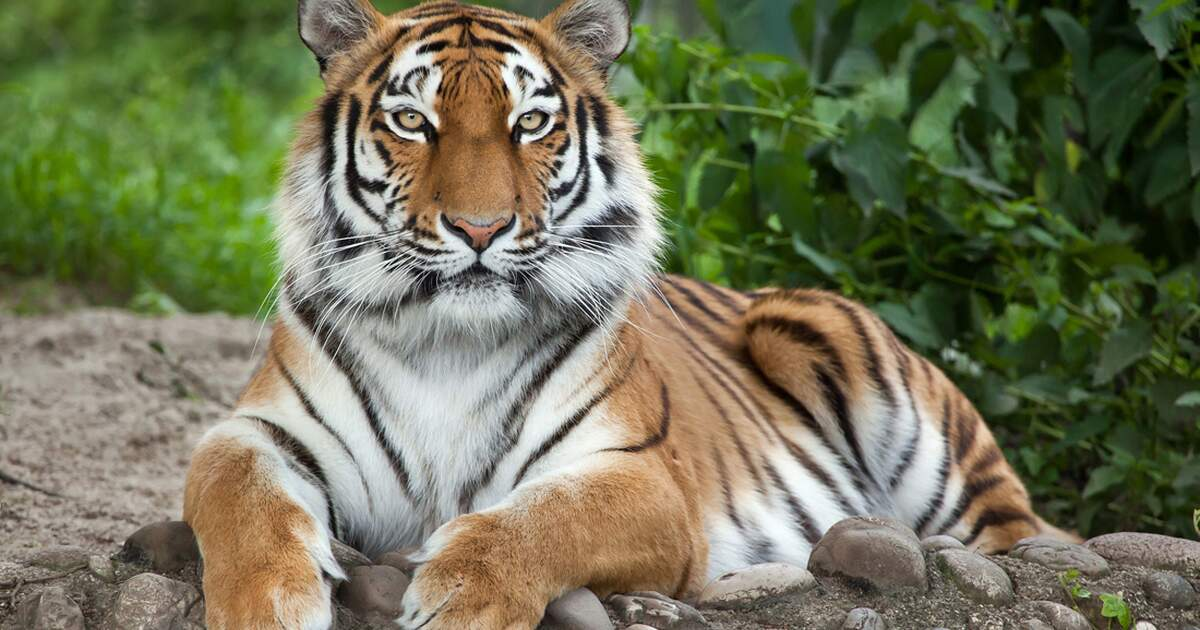
#> input picture 5.jpg, 1200 x 630 px
$ python ImageScale_Shear.py
#> lines starting #> are read from the running program, lines starting #| are printed output that depends on the picture
import cv2
import numpy as np

#Read
img = cv2.imread('5.jpg')
#> img is the input picture: shape (630, 1200, 3); mean B, G, R 86.1, 114.6, 112.3
height,width = img.shape[:2]
#> height = 630; width = 1200

#scale (resize)
img_scale = cv2.resize(img, None, fx=1.5,fy=1.5, interpolation = cv2.INTER_CUBIC)
cv2.imwrite("scale.png",img_scale)

#shear or skew (horizontal only)

M_shear = np.float32(
    [[1,0.5,0],
    [0,1,0]]
)

print("Shear matrix:", M_shear)
img_shear = cv2.warpAffine(img, M_shear,(int(width + 0.5*height),height))
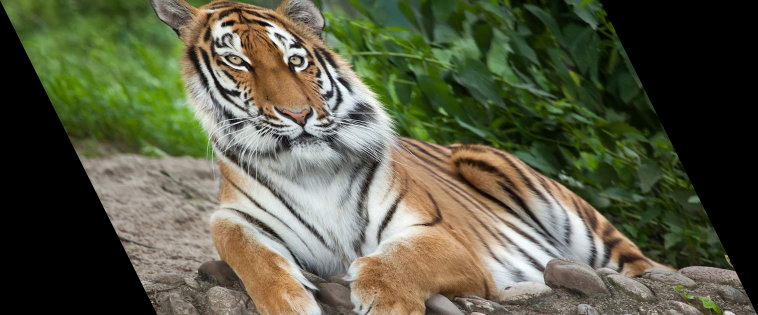
#> img_shear: shape (630, 1515, 3) (shown at 1/2 size); mean B, G, R 68.3, 90.8, 89
cv2.imwrite("shear.png",img_shear)
